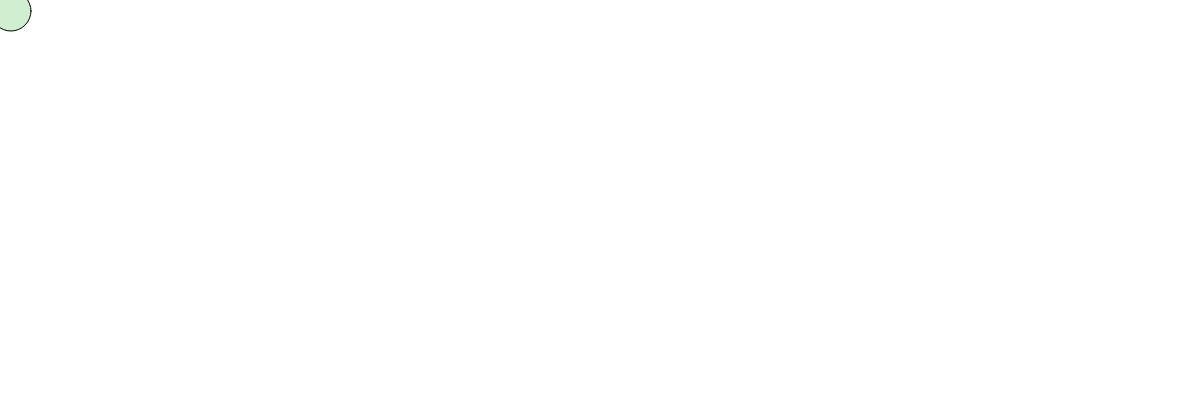
Frame 1 (no input)
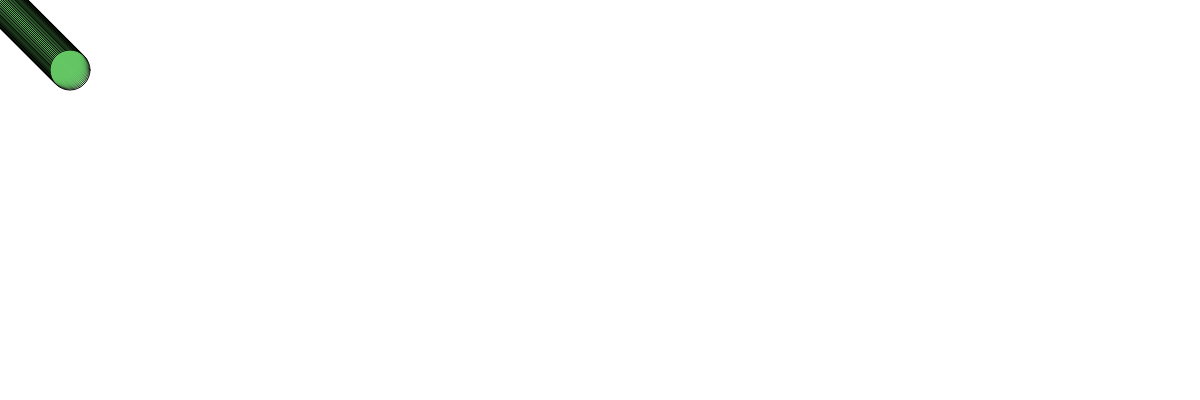
Frame 60 (no input)
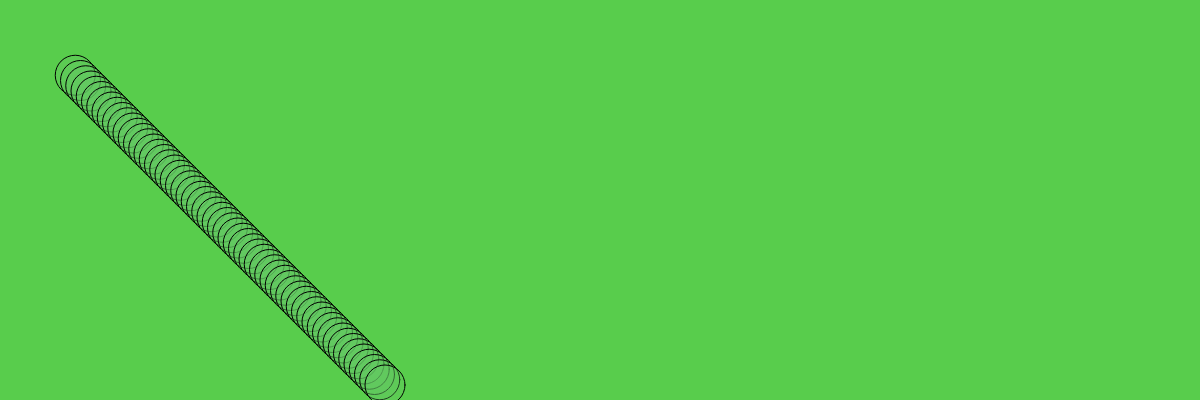
Frame 120 (the mouse pressed at the canvas centre since frame 60)

The p5.js sketch that drew these frames (run headless with seeded random() and noise() and a simulated clock; from frame 60 on, the mouse is pressed at the canvas centre):

// p5.js sketch
// ── sketch.js


var ball = {};
ball.width = 40;
ball.x = 10;
ball.y = 10;
ball.delta_x = 1;
ball.delta_y = 1;
ball.scale_x = 1;
ball.scale_y = 1;
ball.color = 'rgba( 255, 255, 255, 0.5)';

function setup() {
    createCanvas(windowWidth, 400);
    background(255);
}



function draw() {

    ball.x += ball.delta_x * ball.scale_x;
    ball.y += ball.delta_y * ball.scale_y;

//** X AXIS **************************************
    if (ball.x >= width || ball.x <= 0) {
        ball.delta_x = -1 * ball.delta_x;
        ball.color = 'rgba( 255, 0, 0, 1 )';

    } else {
        ball.color = 'rgba( 100, 200, 100, 0.3 )';
    }
//** END **************************************

//** Y AXIS ************************************
    if (ball.y >= height || ball.y <= 0) {
        ball.delta_y = -1 * ball.delta_y;
        ball.color = 'rgba( 255, 0, 0, 1 )';

    } else {
        ball.color = 'rgba( 100, 200, 100, 0.3 )';
    }
//** END ****************************************

    // if (mouseIsPressed){
    //     ball.color = 'rgba( random(255), random(255), random(255), 0.5)';
    // }

    fill(ball.color);
    ellipse(ball.x, ball.y, ball.width, ball.width);
}

function mousePressed() {
    ball.scale_x = map(mouseX, 0, width, 0.5, 10);
    ball.scale_y = map(mouseY, 0, height, 0.5, 10);
    ball.color = random(255), random(255), random(255);
    background(random(255), random(255), random(255));
}
